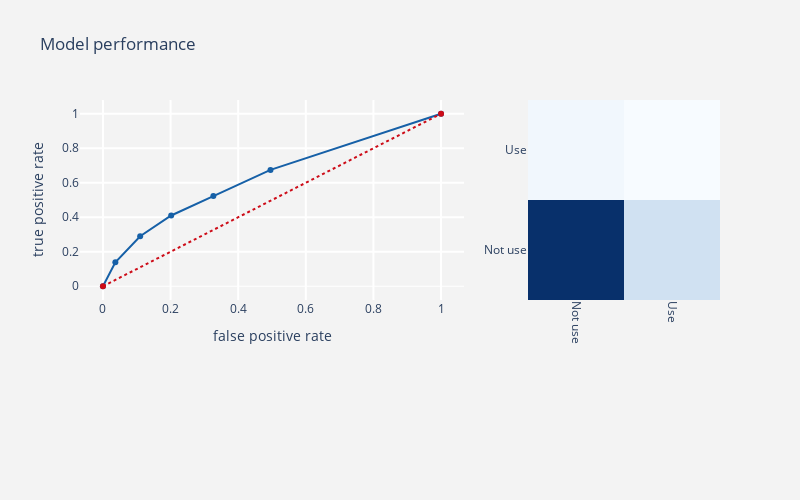

The notebook cell this image was saved under:
### Markdown cell above
2.5 KNN Classifier

### Code cell
from sklearn.neighbors import KNeighborsClassifier
knn = KNeighborsClassifier(algorithm='auto', leaf_size=30, metric='minkowski',
           metric_params=None, n_jobs=1, n_neighbors=5, p=2,
           weights='uniform')
coupon_use_prediction_alg(knn,os_smote_X,test_X,
                             os_smote_Y,test_Y,threshold_plot = True)

### Figure 1 — Plotly figure (JSON) as saved in the notebook; plotly's stock layout.template omitted (floating-point values rounded to 4 significant figures)
{"data": [{"line": {"color": "rgb(22, 96, 167)", "width": 2}, "name": "Roc : 0.604177655961652", "type": "scatter", "x": [0, 0.03668, 0.1101, 0.2018, 0.3266, 0.4955, 1], "y": [0, 0.139, 0.2897, 0.4102, 0.5226, 0.6744, 1]}, {"line": {"color": "rgb(205, 12, 24)", "dash": "dot", "width": 2}, "type": "scatter", "x": [0, 1], "y": [0, 1]}, {"colorscale": [[0, "rgb(247,251,255)"], [0.125, "rgb(222,235,247)"], [0.25, "rgb(198,219,239)"], [0.375, "rgb(158,202,225)"], [0.5, "rgb(107,174,214)"], [0.625, "rgb(66,146,198)"], [0.75, "rgb(33,113,181)"], [0.875, "rgb(8,81,156)"], [1, "rgb(8,48,107)"]], "name": "matrix", "showscale": false, "type": "heatmap", "x": ["Not use", "Use"], "xaxis": "x2", "y": ["Not use", "Use"], "yaxis": "y2", "z": [[5374, 1359], [509, 354]]}], "layout": {"autosize": false, "height": 500, "margin": {"b": 200}, "paper_bgcolor": "rgb(243,243,243)", "plot_bgcolor": "rgb(243,243,243)", "showlegend": false, "title": {"text": "Model performance"}, "width": 800, "xaxis": {"domain": [0, 0.6], "gridcolor": "rgb(255, 255, 255)", "gridwidth": 2, "ticklen": 5, "title": {"text": "false positive rate"}}, "xaxis2": {"domain": [0.7, 1], "gridcolor": "rgb(255, 255, 255)", "tickangle": 90}, "yaxis": {"gridcolor": "rgb(255, 255, 255)", "gridwidth": 2, "ticklen": 5, "title": {"text": "true positive rate"}, "zerolinewidth": 1}, "yaxis2": {"anchor": "x2", "gridcolor": "rgb(255, 255, 255)"}}}
